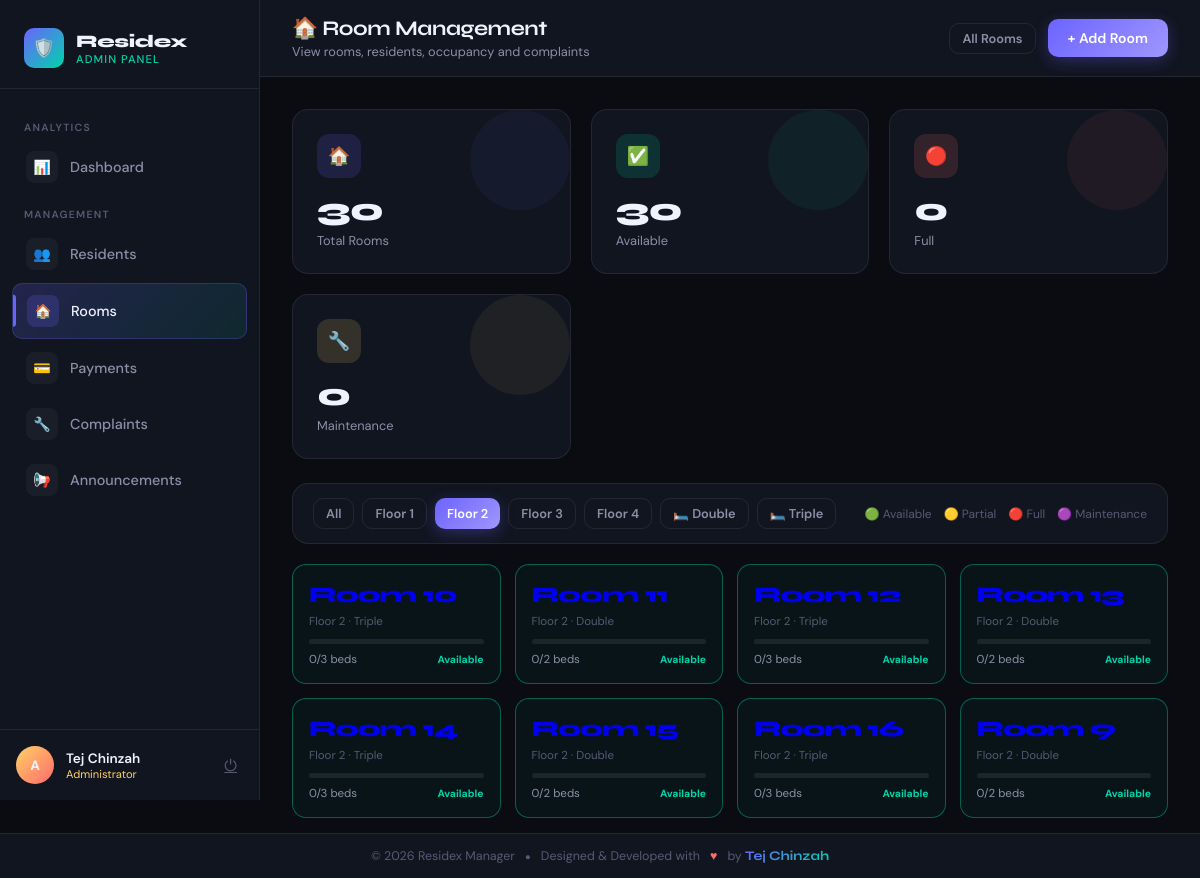
The app's page /admin/rooms.php?floor=2 (signed in) with its own data.
### tables this page shows
CREATE TABLE rooms (
    id INT AUTO_INCREMENT PRIMARY KEY,
    room_number VARCHAR(10) NOT NULL UNIQUE,
    room_type ENUM('double', 'triple') NOT NULL,
    floor INT NOT NULL,
    capacity INT NOT NULL,
    occupied INT DEFAULT 0,
    status ENUM('available', 'full', 'maintenance') DEFAULT 'available',
    created_at TIMESTAMP DEFAULT CURRENT_TIMESTAMP
);

### includes/config.php (called while the page is built, shortened)
<?php
function getDB() {
    static $conn = null;
    if ($conn === null) {
        $conn = new mysqli(DB_HOST, DB_USER, DB_PASS, DB_NAME);
        $conn->set_charset('utf8mb4');
    }
    return $conn;
}
function sanitize($data) {
    $conn = getDB();
    return $conn->real_escape_string(strip_tags(trim($data)));
}

### admin/rooms.php (the view, shortened to what this page needs)
<?php
require_once '../includes/config.php';
$db      = getDB();
$floor_filter = intval($_GET['floor'] ?? 0);
$type_filter  = sanitize($_GET['type'] ?? 'all');
$rwhere = "1=1";
if ($floor_filter) $rwhere .= " AND r.floor=$floor_filter";
$rooms = $db->query("SELECT r.*,
    (SELECT COUNT(*) FROM complaints c JOIN users u ON c.user_id=u.id
     WHERE u.room_id=r.id AND c.status='pending') as pending_complaints,
    (SELECT COUNT(*) FROM users u2 WHERE u2.room_id=r.id AND u2.status='active') as active_residents
    FROM rooms r WHERE $rwhere ORDER BY r.floor, r.room_number");
$total_rooms  = $db->query("SELECT COUNT(*) as c FROM rooms")->fetch_assoc()['c'];
$full_rooms   = $db->query("SELECT COUNT(*) as c FROM rooms WHERE status='full'")->fetch_assoc()['c'];
$avail_rooms  = $db->query("SELECT COUNT(*) as c FROM rooms WHERE status='available'")->fetch_assoc()['c'];
$maint_rooms  = $db->query("SELECT COUNT(*) as c FROM rooms WHERE status='maintenance'")->fetch_assoc()['c'];
$floors_list  = $db->query("SELECT DISTINCT floor FROM rooms ORDER BY floor");
?>
<!DOCTYPE html>
<html lang="en">
<head>
  <link rel="stylesheet" href="../assets/css/style.css">
</head>
<body>
<div class="app-wrapper">
  <aside class="sidebar">
    <div class="sidebar-logo">
      <div class="brand">
        <div class="brand-icon">🛡️</div>
        <div class="brand-text"><div class="name">Residex</div><div class="tag">Admin Panel</div></div>
      </div>
    </div>
    <nav class="sidebar-nav">
      <div class="nav-section-label">Analytics</div>
      <a href="dashboard.php" class="nav-item"><span class="icon">📊</span> Dashboard</a>
      <div class="nav-section-label">Management</div>
      <a href="residents.php" class="nav-item"><span class="icon">👥</span> Residents</a>
      <a href="rooms.php" class="nav-item active"><span class="icon">🏠</span> Rooms</a>
      <a href="payments.php" class="nav-item"><span class="icon">💳</span> Payments</a>
      <a href="complaints.php" class="nav-item"><span class="icon">🔧</span> Complaints</a>
      <a href="announcements.php" class="nav-item"><span class="icon">📢</span> Announcements</a>
    </nav>
    <div class="sidebar-user">
      <div class="user-avatar" style="background:linear-gradient(135deg,var(--accent4),var(--accent3));">A</div>
      <div class="user-info">
        <div class="uname"><?= htmlspecialchars($_SESSION['admin_name']) ?></div>
        <div class="urole" style="color:var(--accent4);">Administrator</div>
      </div>
      <a href="logout.php" class="logout-btn">⏻</a>
    </div>
  </aside>
  <div class="main-content">
    <div class="topbar">
      <div class="topbar-title">
        <h2>🏠 Room Management</h2>
        <p>View rooms, residents, occupancy and complaints</p>
      </div>
      <div class="topbar-actions">
        <a href="rooms.php" class="btn btn-outline btn-sm">All Rooms</a>
        <button class="btn btn-primary" onclick="document.getElementById('addRoomModal').classList.add('open')">
          + Add Room
        </button>
      </div>
    </div>
    <div class="page-body">
      <div class="stats-grid" style="margin-bottom:24px;">
        <div class="stat-card purple fade-up">
          <div class="stat-icon">🏠</div>
          <div class="stat-value"><?= $total_rooms ?></div>
          <div class="stat-label">Total Rooms</div>
        </div>
        <div class="stat-card teal fade-up fade-up-1">
          <div class="stat-icon">✅</div>
          <div class="stat-value"><?= $avail_rooms ?></div>
          <div class="stat-label">Available</div>
        </div>
        <div class="stat-card red fade-up fade-up-2">
          <div class="stat-icon">🔴</div>
          <div class="stat-value"><?= $full_rooms ?></div>
          <div class="stat-label">Full</div>
        </div>
        <div class="stat-card yellow fade-up fade-up-3">
          <div class="stat-icon">🔧</div>
          <div class="stat-value"><?= $maint_rooms ?></div>
          <div class="stat-label">Maintenance</div>
        </div>
      </div>
      <div class="card fade-up" style="margin-bottom:20px;padding:14px 20px;">
        <div style="display:flex;gap:10px;align-items:center;flex-wrap:wrap;">
          <div class="filter-pill">
            <a href="rooms.php" class="btn <?= !$floor_filter && $type_filter==='all'?'btn-primary':'btn-outline' ?> btn-sm">All</a>
            <?php if ($floors_list): while ($fl=$floors_list->fetch_assoc()): ?>
              <a href="rooms.php?floor=<?= $fl['floor'] ?>" class="btn <?= $floor_filter==$fl['floor']?'btn-primary':'btn-outline' ?> btn-sm">
                Floor <?= $fl['floor'] ?>
              </a>
            <?php endwhile; endif; ?>
            <a href="rooms.php?type=double" class="btn <?= $type_filter==='double'?'btn-primary':'btn-outline' ?> btn-sm">🛏️ Double</a>
            <a href="rooms.php?type=triple" class="btn <?= $type_filter==='triple'?'btn-primary':'btn-outline' ?> btn-sm">🛏️ Triple</a>
          </div>
          <div style="margin-left:auto;display:flex;gap:12px;font-size:0.75rem;color:var(--text-3);">
            <span>🟢 Available</span>
            <span>🟡 Partial</span>
            <span>🔴 Full</span>
            <span>🟣 Maintenance</span>
          </div>
        </div>
      </div>
      <div class="rooms-grid fade-up">
        <?php if ($rooms): while ($r = $rooms->fetch_assoc()):
          if ($r['status']==='maintenance') $cls='maintenance';
          elseif ($r['occupied']>=$r['capacity']) $cls='full';
          elseif ($r['occupied']>0) $cls='partial';
          else $cls='empty';
        ?>
        <a href="rooms.php?view_room=<?= $r['id'] ?>" style="text-decoration:none;">
          <div class="room-card <?= $cls ?>">
            <div class="room-num">Room <?= $r['room_number'] ?></div>
            <div class="room-meta">
              Floor <?= $r['floor'] ?> · <?= ucfirst($r['room_type']) ?>
            </div>
            <div class="room-occ-bar">
            </div>
            <div class="room-footer">
              <span style="color:var(--text-2);">
                <?= $r['occupied'] ?>/<?= $r['capacity'] ?> beds
              </span>
              <div style="display:flex;gap:5px;align-items:center;">
                <?php
                $st_colors=['available'=>'var(--accent2)','full'=>'var(--accent3)','maintenance'=>'var(--accent)'];
                ?>
                <span style="color:<?= $st_colors[$r['status']]??'var(--text-3)' ?>;font-size:0.65rem;font-weight:700;">
                  <?= ucfirst($r['status']) ?>
                </span>
              </div>
            </div>
          </div>
        </a>
        <?php endwhile; else: ?>
          <div style="grid-column:1/-1;text-align:center;padding:60px;color:var(--text-3);">
            No rooms found. Add one using the button above.
          </div>
        <?php endif; ?>
      </div>
    </div>
  </div>
</div>
<footer class="dev-footer no-sidebar">
  <div class="dev-footer-inner">
    <span>&copy; <?php echo date("Y"); ?> Residex Manager</span>
    <span class="dot">&#9679;</span>
    <span>Designed &amp; Developed with</span>
    <span class="heart">&#9829;</span>
    <span>by <span class="dev-name">Tej Chinzah</span></span>
  </div>
</footer>
</body>
</html>

### admin/rooms.php (style rules this page uses)
.rooms-grid { display:grid; grid-template-columns:repeat(auto-fill,minmax(200px,1fr)); gap:14px; }
.room-card { background:var(--bg-card); border:1px solid var(--border); border-radius:14px; padding:16px; cursor:pointer; transition:all 0.2s; position:relative; overflow:hidden; }
.room-card.empty { border-color:rgba(0,212,170,0.4); background:rgba(0,212,170,0.04); }
.room-num { font-family:'Syne',sans-serif; font-weight:900; font-size:1.4rem; letter-spacing:-0.03em; margin-bottom:6px; }
.room-meta { font-size:0.72rem; color:var(--text-3); margin-bottom:10px; }
.room-occ-bar { background:rgba(255,255,255,0.08); border-radius:99px; height:5px; overflow:hidden; margin-bottom:8px; }
.room-footer { display:flex; justify-content:space-between; align-items:center; font-size:0.72rem; }
.filter-pill { display:flex; gap:8px; flex-wrap:wrap; }

### records on screen
rooms: floor "2", room_type "Triple", occupied "0", capacity "3", status "Available"
rooms: floor "2", room_type "Double", occupied "0", capacity "2", status "Available"
rooms: floor "2", room_type "Triple", occupied "0", capacity "3", status "Available"
rooms: floor "2", room_type "Double", occupied "0", capacity "2", status "Available"
rooms: floor "2", room_type "Triple", occupied "0", capacity "3", status "Available"
rooms: floor "2", room_type "Double", occupied "0", capacity "2", status "Available"
rooms: floor "2", room_type "Triple", occupied "0", capacity "3", status "Available"
rooms: floor "2", room_type "Double", occupied "0", capacity "2", status "Available"

### other values on screen
$_SESSION['admin_name'] "Tej Chinzah"
$total_rooms "30"
$avail_rooms "30"
$full_rooms "0"
$maint_rooms "0"
$fl['floor'] "1"
$fl['floor'] "2"
$fl['floor'] "3"
$fl['floor'] "4"
